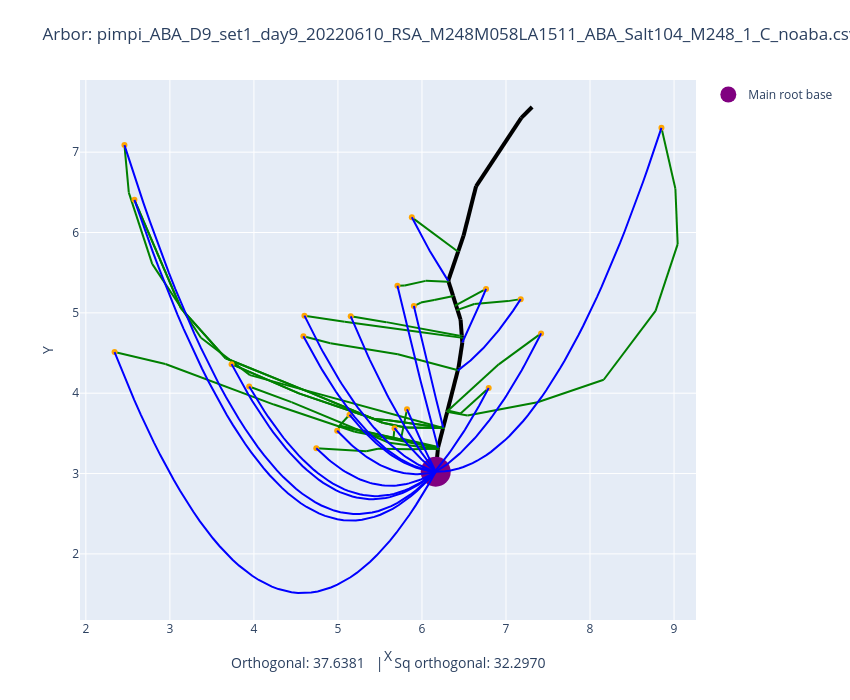

The code cell stored with this chart in its notebook:
### Code cell
fname = "pimpi_ABA_D9_set1_day9_20220610_RSA_M248M058LA1511_ABA_Salt104_M248_1_C_noaba.csv"
plot_arbors(fname, 0.6, 0.106975)

### Figure 1 — Plotly figure (JSON) as saved in the notebook; plotly's stock layout.template omitted (floating-point values rounded to 4 significant figures)
{"data": [{"line": {"color": "black", "width": 4}, "mode": "lines", "showlegend": false, "type": "scatter", "x": [6.164, 6.189], "y": [3.023, 3.304]}, {"line": {"color": "black", "width": 4}, "mode": "lines", "showlegend": false, "type": "scatter", "x": [6.189, 6.19], "y": [3.304, 3.31]}, {"line": {"color": "black", "width": 4}, "mode": "lines", "showlegend": false, "type": "scatter", "x": [6.19, 6.191], "y": [3.31, 3.317]}, {"line": {"color": "black", "width": 4}, "mode": "lines", "showlegend": false, "type": "scatter", "x": [6.191, 6.191], "y": [3.317, 3.32]}, {"line": {"color": "black", "width": 4}, "mode": "lines", "showlegend": false, "type": "scatter", "x": [6.191, 6.193], "y": [3.32, 3.33]}, {"line": {"color": "black", "width": 4}, "mode": "lines", "showlegend": false, "type": "scatter", "x": [6.193, 6.251], "y": [3.33, 3.567]}, {"line": {"color": "black", "width": 4}, "mode": "lines", "showlegend": false, "type": "scatter", "x": [6.251, 6.252], "y": [3.567, 3.569]}, {"line": {"color": "black", "width": 4}, "mode": "lines", "showlegend": false, "type": "scatter", "x": [6.252, 6.3], "y": [3.569, 3.767]}, {"line": {"color": "black", "width": 4}, "mode": "lines", "showlegend": false, "type": "scatter", "x": [6.3, 6.301], "y": [3.767, 3.772]}, {"line": {"color": "black", "width": 4}, "mode": "lines", "showlegend": false, "type": "scatter", "x": [6.301, 6.305], "y": [3.772, 3.786]}, {"line": {"color": "black", "width": 4}, "mode": "lines", "showlegend": false, "type": "scatter", "x": [6.305, 6.427], "y": [3.786, 4.287]}, {"line": {"color": "black", "width": 4}, "mode": "lines", "showlegend": false, "type": "scatter", "x": [6.427, 6.436], "y": [4.287, 4.324]}, {"line": {"color": "black", "width": 4}, "mode": "lines", "showlegend": false, "type": "scatter", "x": [6.436, 6.48], "y": [4.324, 4.631]}, {"line": {"color": "black", "width": 4}, "mode": "lines", "showlegend": false, "type": "scatter", "x": [6.48, 6.476], "y": [4.631, 4.688]}, {"line": {"color": "black", "width": 4}, "mode": "lines", "showlegend": false, "type": "scatter", "x": [6.476, 6.474], "y": [4.688, 4.718]}, {"line": {"color": "black", "width": 4}, "mode": "lines", "showlegend": false, "type": "scatter", "x": [6.474, 6.46], "y": [4.718, 4.914]}, {"line": {"color": "black", "width": 4}, "mode": "lines", "showlegend": false, "type": "scatter", "x": [6.46, 6.423], "y": [4.914, 5.036]}, {"line": {"color": "black", "width": 4}, "mode": "lines", "showlegend": false, "type": "scatter", "x": [6.423, 6.406], "y": [5.036, 5.092]}, {"line": {"color": "black", "width": 4}, "mode": "lines", "showlegend": false, "type": "scatter", "x": [6.406, 6.37], "y": [5.092, 5.211]}, {"line": {"color": "black", "width": 4}, "mode": "lines", "showlegend": false, "type": "scatter", "x": [6.37, 6.316], "y": [5.211, 5.389]}, {"line": {"color": "black", "width": 4}, "mode": "lines", "showlegend": false, "type": "scatter", "x": [6.316, 6.313], "y": [5.389, 5.4]}, {"line": {"color": "black", "width": 4}, "mode": "lines", "showlegend": false, "type": "scatter", "x": [6.313, 6.432], "y": [5.4, 5.767]}, {"line": {"color": "black", "width": 4}, "mode": "lines", "showlegend": false, "type": "scatter", "x": [6.432, 6.495], "y": [5.767, 5.961]}, {"line": {"color": "black", "width": 4}, "mode": "lines", "showlegend": false, "type": "scatter", "x": [6.495, 6.644], "y": [5.961, 6.575]}, {"line": {"color": "black", "width": 4}, "mode": "lines", "showlegend": false, "type": "scatter", "x": [6.644, 7.182], "y": [6.575, 7.426]}, {"line": {"color": "black", "width": 4}, "mode": "lines", "showlegend": false, "type": "scatter", "x": [7.182, 7.311], "y": [7.426, 7.562]}, {"line": {"color": "green", "width": 2}, "mode": "lines", "showlegend": false, "type": "scatter", "x": [5.879, 6.414], "y": [6.189, 5.773]}, {"line": {"color": "green", "width": 2}, "mode": "lines", "showlegend": false, "type": "scatter", "x": [6.414, 6.432], "y": [5.773, 5.767]}, {"line": {"color": "green", "width": 2}, "mode": "lines", "showlegend": false, "type": "scatter", "x": [5.708, 5.795], "y": [5.338, 5.342]}, {"line": {"color": "green", "width": 2}, "mode": "lines", "showlegend": false, "type": "scatter", "x": [5.795, 6.044], "y": [5.342, 5.398]}, {"line": {"color": "green", "width": 2}, "mode": "lines", "showlegend": false, "type": "scatter", "x": [6.044, 6.312], "y": [5.398, 5.387]}, {"line": {"color": "green", "width": 2}, "mode": "lines", "showlegend": false, "type": "scatter", "x": [6.312, 6.316], "y": [5.387, 5.389]}, {"line": {"color": "green", "width": 2}, "mode": "lines", "showlegend": false, "type": "scatter", "x": [5.904, 5.987], "y": [5.084, 5.129]}, {"line": {"color": "green", "width": 2}, "mode": "lines", "showlegend": false, "type": "scatter", "x": [5.987, 6.145], "y": [5.129, 5.16]}, {"line": {"color": "green", "width": 2}, "mode": "lines", "showlegend": false, "type": "scatter", "x": [6.145, 6.348], "y": [5.16, 5.204]}, {"line": {"color": "green", "width": 2}, "mode": "lines", "showlegend": false, "type": "scatter", "x": [6.348, 6.37], "y": [5.204, 5.211]}, {"line": {"color": "green", "width": 2}, "mode": "lines", "showlegend": false, "type": "scatter", "x": [6.763, 6.395], "y": [5.298, 5.089]}, {"line": {"color": "green", "width": 2}, "mode": "lines", "showlegend": false, "type": "scatter", "x": [6.395, 6.406], "y": [5.089, 5.092]}, {"line": {"color": "green", "width": 2}, "mode": "lines", "showlegend": false, "type": "scatter", "x": [7.175, 7.023], "y": [5.171, 5.146]}, {"line": {"color": "green", "width": 2}, "mode": "lines", "showlegend": false, "type": "scatter", "x": [7.023, 6.623], "y": [5.146, 5.11]}, {"line": {"color": "green", "width": 2}, "mode": "lines", "showlegend": false, "type": "scatter", "x": [6.623, 6.416], "y": [5.11, 5.034]}, {"line": {"color": "green", "width": 2}, "mode": "lines", "showlegend": false, "type": "scatter", "x": [6.416, 6.423], "y": [5.034, 5.036]}, {"line": {"color": "green", "width": 2}, "mode": "lines", "showlegend": false, "type": "scatter", "x": [4.589, 4.91], "y": [4.71, 4.622]}, {"line": {"color": "green", "width": 2}, "mode": "lines", "showlegend": false, "type": "scatter", "x": [4.91, 5.713], "y": [4.622, 4.485]}, {"line": {"color": "green", "width": 2}, "mode": "lines", "showlegend": false, "type": "scatter", "x": [5.713, 6.431], "y": [4.485, 4.286]}, {"line": {"color": "green", "width": 2}, "mode": "lines", "showlegend": false, "type": "scatter", "x": [6.431, 6.427], "y": [4.286, 4.287]}, {"line": {"color": "green", "width": 2}, "mode": "lines", "showlegend": false, "type": "scatter", "x": [4.601, 5.08], "y": [4.965, 4.89]}, {"line": {"color": "green", "width": 2}, "mode": "lines", "showlegend": false, "type": "scatter", "x": [5.08, 5.974], "y": [4.89, 4.763]}, {"line": {"color": "green", "width": 2}, "mode": "lines", "showlegend": false, "type": "scatter", "x": [5.974, 6.484], "y": [4.763, 4.689]}, {"line": {"color": "green", "width": 2}, "mode": "lines", "showlegend": false, "type": "scatter", "x": [6.484, 6.476], "y": [4.689, 4.688]}, {"line": {"color": "green", "width": 2}, "mode": "lines", "showlegend": false, "type": "scatter", "x": [5.152, 5.576], "y": [4.957, 4.885]}, {"line": {"color": "green", "width": 2}, "mode": "lines", "showlegend": false, "type": "scatter", "x": [5.576, 6.446], "y": [4.885, 4.716]}, {"line": {"color": "green", "width": 2}, "mode": "lines", "showlegend": false, "type": "scatter", "x": [6.446, 6.474], "y": [4.716, 4.718]}, {"line": {"color": "green", "width": 2}, "mode": "lines", "showlegend": false, "type": "scatter", "x": [8.85, 9.016], "y": [7.303, 6.544]}, {"line": {"color": "green", "width": 2}, "mode": "lines", "showlegend": false, "type": "scatter", "x": [9.016, 9.043], "y": [6.544, 5.856]}, {"line": {"color": "green", "width": 2}, "mode": "lines", "showlegend": false, "type": "scatter", "x": [9.043, 8.78], "y": [5.856, 5.024]}, {"line": {"color": "green", "width": 2}, "mode": "lines", "showlegend": false, "type": "scatter", "x": [8.78, 8.163], "y": [5.024, 4.168]}, {"line": {"color": "green", "width": 2}, "mode": "lines", "showlegend": false, "type": "scatter", "x": [8.163, 7.376], "y": [4.168, 3.888]}, {"line": {"color": "green", "width": 2}, "mode": "lines", "showlegend": false, "type": "scatter", "x": [7.376, 6.543], "y": [3.888, 3.724]}, {"line": {"color": "green", "width": 2}, "mode": "lines", "showlegend": false, "type": "scatter", "x": [6.543, 6.298], "y": [3.724, 3.768]}, {"line": {"color": "green", "width": 2}, "mode": "lines", "showlegend": false, "type": "scatter", "x": [6.298, 6.3], "y": [3.768, 3.767]}, {"line": {"color": "green", "width": 2}, "mode": "lines", "showlegend": false, "type": "scatter", "x": [6.794, 6.459], "y": [4.064, 3.748]}, {"line": {"color": "green", "width": 2}, "mode": "lines", "showlegend": false, "type": "scatter", "x": [6.459, 6.305], "y": [3.748, 3.786]}, {"line": {"color": "green", "width": 2}, "mode": "lines", "showlegend": false, "type": "scatter", "x": [2.578, 3.131], "y": [6.407, 5.059]}, {"line": {"color": "green", "width": 2}, "mode": "lines", "showlegend": false, "type": "scatter", "x": [3.131, 3.664], "y": [5.059, 4.436]}, {"line": {"color": "green", "width": 2}, "mode": "lines", "showlegend": false, "type": "scatter", "x": [3.664, 4.68], "y": [4.436, 4.005]}, {"line": {"color": "green", "width": 2}, "mode": "lines", "showlegend": false, "type": "scatter", "x": [4.68, 5.532], "y": [4.005, 3.632]}, {"line": {"color": "green", "width": 2}, "mode": "lines", "showlegend": false, "type": "scatter", "x": [5.532, 5.8], "y": [3.632, 3.573]}, {"line": {"color": "green", "width": 2}, "mode": "lines", "showlegend": false, "type": "scatter", "x": [5.8, 6.264], "y": [3.573, 3.566]}, {"line": {"color": "green", "width": 2}, "mode": "lines", "showlegend": false, "type": "scatter", "x": [6.264, 5.6], "y": [3.566, 3.663]}, {"line": {"color": "green", "width": 2}, "mode": "lines", "showlegend": false, "type": "scatter", "x": [5.6, 5.433], "y": [3.663, 3.679]}, {"line": {"color": "green", "width": 2}, "mode": "lines", "showlegend": false, "type": "scatter", "x": [5.433, 4.535], "y": [3.679, 3.998]}, {"line": {"color": "green", "width": 2}, "mode": "lines", "showlegend": false, "type": "scatter", "x": [4.535, 3.734], "y": [3.998, 4.362]}, {"line": {"color": "green", "width": 2}, "mode": "lines", "showlegend": false, "type": "scatter", "x": [2.459, 2.511], "y": [7.088, 6.497]}, {"line": {"color": "green", "width": 2}, "mode": "lines", "showlegend": false, "type": "scatter", "x": [2.511, 2.789], "y": [6.497, 5.609]}, {"line": {"color": "green", "width": 2}, "mode": "lines", "showlegend": false, "type": "scatter", "x": [2.789, 3.37], "y": [5.609, 4.691]}, {"line": {"color": "green", "width": 2}, "mode": "lines", "showlegend": false, "type": "scatter", "x": [3.37, 3.954], "y": [4.691, 4.225]}, {"line": {"color": "green", "width": 2}, "mode": "lines", "showlegend": false, "type": "scatter", "x": [3.954, 6.253], "y": [4.225, 3.567]}, {"line": {"color": "green", "width": 2}, "mode": "lines", "showlegend": false, "type": "scatter", "x": [6.253, 6.251], "y": [3.567, 3.567]}, {"line": {"color": "green", "width": 2}, "mode": "lines", "showlegend": false, "type": "scatter", "x": [2.342, 2.947], "y": [4.513, 4.364]}, {"line": {"color": "green", "width": 2}, "mode": "lines", "showlegend": false, "type": "scatter", "x": [2.947, 4.238], "y": [4.364, 3.859]}, {"line": {"color": "green", "width": 2}, "mode": "lines", "showlegend": false, "type": "scatter", "x": [4.238, 5.2], "y": [3.859, 3.521]}, {"line": {"color": "green", "width": 2}, "mode": "lines", "showlegend": false, "type": "scatter", "x": [5.2, 6.197], "y": [3.521, 3.316]}, {"line": {"color": "green", "width": 2}, "mode": "lines", "showlegend": false, "type": "scatter", "x": [6.197, 6.191], "y": [3.316, 3.317]}, {"line": {"color": "green", "width": 2}, "mode": "lines", "showlegend": false, "type": "scatter", "x": [5.822, 5.752], "y": [3.8, 3.438]}, {"line": {"color": "green", "width": 2}, "mode": "lines", "showlegend": false, "type": "scatter", "x": [5.752, 6.193], "y": [3.438, 3.33]}, {"line": {"color": "green", "width": 2}, "mode": "lines", "showlegend": false, "type": "scatter", "x": [5.674, 5.661], "y": [3.565, 3.436]}, {"line": {"color": "green", "width": 2}, "mode": "lines", "showlegend": false, "type": "scatter", "x": [5.661, 6.191], "y": [3.436, 3.32]}, {"line": {"color": "green", "width": 2}, "mode": "lines", "showlegend": false, "type": "scatter", "x": [5.137, 5.015], "y": [3.732, 3.592]}, {"line": {"color": "green", "width": 2}, "mode": "lines", "showlegend": false, "type": "scatter", "x": [5.015, 6.191], "y": [3.592, 3.32]}, {"line": {"color": "green", "width": 2}, "mode": "lines", "showlegend": false, "type": "scatter", "x": [4.991, 5.025], "y": [3.532, 3.594]}, {"line": {"color": "green", "width": 2}, "mode": "lines", "showlegend": false, "type": "scatter", "x": [5.025, 6.191], "y": [3.594, 3.32]}, {"line": {"color": "green", "width": 2}, "mode": "lines", "showlegend": false, "type": "scatter", "x": [4.742, 5.337], "y": [3.315, 3.279]}, {"line": {"color": "green", "width": 2}, "mode": "lines", "showlegend": false, "type": "scatter", "x": [5.337, 5.476], "y": [3.279, 3.309]}, {"line": {"color": "green", "width": 2}, "mode": "lines", "showlegend": false, "type": "scatter", "x": [5.476, 5.87], "y": [3.309, 3.303]}, {"line": {"color": "green", "width": 2}, "mode": "lines", "showlegend": false, "type": "scatter", "x": [5.87, 6.199], "y": [3.303, 3.309]}, {"line": {"color": "green", "width": 2}, "mode": "lines", "showlegend": false, "type": "scatter", "x": [6.199, 6.19], "y": [3.309, 3.31]}, {"line": {"color": "green", "width": 2}, "mode": "lines", "showlegend": false, "type": "scatter", "x": [3.944, 4.447], "y": [4.084, 3.889]}, {"line": {"color": "green", "width": 2}, "mode": "lines", "showlegend": false, "type": "scatter", "x": [4.447, 5.61], "y": [3.889, 3.383]}, {"line": {"color": "green", "width": 2}, "mode": "lines", "showlegend": false, "type": "scatter", "x": [5.61, 6.196], "y": [3.383, 3.303]}, {"line": {"color": "green", "width": 2}, "mode": "lines", "showlegend": false, "type": "scatter", "x": [6.196, 6.189], "y": [3.303, 3.304]}, {"line": {"color": "green", "width": 2}, "mode": "lines", "showlegend": false, "type": "scatter", "x": [3.734, 4.535], "y": [4.362, 3.998]}, {"line": {"color": "green", "width": 2}, "mode": "lines", "showlegend": false, "type": "scatter", "x": [4.535, 5.433], "y": [3.998, 3.679]}, {"line": {"color": "green", "width": 2}, "mode": "lines", "showlegend": false, "type": "scatter", "x": [5.433, 5.6], "y": [3.679, 3.663]}, {"line": {"color": "green", "width": 2}, "mode": "lines", "showlegend": false, "type": "scatter", "x": [5.6, 6.264], "y": [3.663, 3.566]}, {"line": {"color": "green", "width": 2}, "mode": "lines", "showlegend": false, "type": "scatter", "x": [6.264, 5.8], "y": [3.566, 3.573]}, {"line": {"color": "green", "width": 2}, "mode": "lines", "showlegend": false, "type": "scatter", "x": [5.8, 5.532], "y": [3.573, 3.632]}, {"line": {"color": "green", "width": 2}, "mode": "lines", "showlegend": false, "type": "scatter", "x": [5.532, 4.68], "y": [3.632, 4.005]}, {"line": {"color": "green", "width": 2}, "mode": "lines", "showlegend": false, "type": "scatter", "x": [4.68, 3.664], "y": [4.005, 4.436]}, {"line": {"color": "green", "width": 2}, "mode": "lines", "showlegend": false, "type": "scatter", "x": [3.664, 3.131], "y": [4.436, 5.059]}, {"line": {"color": "green", "width": 2}, "mode": "lines", "showlegend": false, "type": "scatter", "x": [3.131, 2.578], "y": [5.059, 6.407]}, {"line": {"color": "green", "width": 2}, "mode": "lines", "showlegend": false, "type": "scatter", "x": [7.418, 6.914], "y": [4.744, 4.36]}, {"line": {"color": "green", "width": 2}, "mode": "lines", "showlegend": false, "type": "scatter", "x": [6.914, 6.298], "y": [4.36, 3.773]}, {"line": {"color": "green", "width": 2}, "mode": "lines", "showlegend": false, "type": "scatter", "x": [6.298, 6.301], "y": [3.773, 3.772]}, {"marker": {"color": "orange"}, "mode": "markers", "showlegend": false, "type": "scatter", "x": [5.879], "y": [6.189]}, {"marker": {"color": "orange"}, "mode": "markers", "showlegend": false, "type": "scatter", "x": [5.708], "y": [5.338]}, {"marker": {"color": "orange"}, "mode": "markers", "showlegend": false, "type": "scatter", "x": [5.904], "y": [5.084]}, {"marker": {"color": "orange"}, "mode": "markers", "showlegend": false, "type": "scatter", "x": [6.763], "y": [5.298]}, {"marker": {"color": "orange"}, "mode": "markers", "showlegend": false, "type": "scatter", "x": [7.175], "y": [5.171]}, {"marker": {"color": "orange"}, "mode": "markers", "showlegend": false, "type": "scatter", "x": [4.589], "y": [4.71]}, {"marker": {"color": "orange"}, "mode": "markers", "showlegend": false, "type": "scatter", "x": [4.601], "y": [4.965]}, {"marker": {"color": "orange"}, "mode": "markers", "showlegend": false, "type": "scatter", "x": [5.152], "y": [4.957]}, {"marker": {"color": "orange"}, "mode": "markers", "showlegend": false, "type": "scatter", "x": [8.85], "y": [7.303]}, {"marker": {"color": "orange"}, "mode": "markers", "showlegend": false, "type": "scatter", "x": [6.794], "y": [4.064]}, {"marker": {"color": "orange"}, "mode": "markers", "showlegend": false, "type": "scatter", "x": [2.578], "y": [6.407]}, {"marker": {"color": "orange"}, "mode": "markers", "showlegend": false, "type": "scatter", "x": [2.459], "y": [7.088]}, {"marker": {"color": "orange"}, "mode": "markers", "showlegend": false, "type": "scatter", "x": [2.342], "y": [4.513]}, {"marker": {"color": "orange"}, "mode": "markers", "showlegend": false, "type": "scatter", "x": [5.822], "y": [3.8]}, {"marker": {"color": "orange"}, "mode": "markers", "showlegend": false, "type": "scatter", "x": [5.674], "y": [3.565]}, {"marker": {"color": "orange"}, "mode": "markers", "showlegend": false, "type": "scatter", "x": [5.137], "y": [3.732]}, {"marker": {"color": "orange"}, "mode": "markers", "showlegend": false, "type": "scatter", "x": [4.991], "y": [3.532]}, {"marker": {"color": "orange"}, "mode": "markers", "showlegend": false, "type": "scatter", "x": [4.742], "y": [3.315]}, {"marker": {"color": "orange"}, "mode": "markers", "showlegend": false, "type": "scatter", "x": [3.944], "y": [4.084]}, {"marker": {"color": "orange"}, "mode": "markers", "showlegend": false, "type": "scatter", "x": [3.734], "y": [4.362]}, {"marker": {"color": "orange"}, "mode": "markers", "showlegend": false, "type": "scatter", "x": [7.418], "y": [4.744]}, {"marker": {"color": "purple", "size": 30}, "mode": "markers", "name": "Main root base", "type": "scatter", "x": [6.164], "y": [3.023]}, {"line": {"color": "blue"}, "mode": "lines", "showlegend": false, "type": "scatter", "x": [5.879, 5.888, 5.897, 5.906, 5.915, 5.923, 5.932, 5.941, 5.95, 5.959, 5.968, 5.977, 5.985, 5.994, 6.003, 6.012, 6.021, 6.03, 6.039, 6.047, 6.056, 6.065, 6.074, 6.083, 6.092, 6.1, 6.109, 6.118, 6.127, 6.136, 6.145, 6.154, 6.162, 6.171, 6.18, 6.189, 6.198, 6.207, 6.216, 6.224, 6.233, 6.242, 6.251, 6.26, 6.269, 6.278, 6.286, 6.295, 6.304, 6.313], "y": [6.189, 6.171, 6.152, 6.134, 6.116, 6.098, 6.08, 6.062, 6.045, 6.027, 6.01, 5.992, 5.975, 5.958, 5.941, 5.923, 5.907, 5.89, 5.873, 5.856, 5.84, 5.823, 5.807, 5.79, 5.774, 5.758, 5.742, 5.726, 5.71, 5.695, 5.679, 5.664, 5.648, 5.633, 5.617, 5.602, 5.587, 5.572, 5.557, 5.543, 5.528, 5.513, 5.499, 5.484, 5.47, 5.456, 5.442, 5.428, 5.414, 5.4]}, {"line": {"color": "blue"}, "mode": "lines", "showlegend": false, "type": "scatter", "x": [5.708, 5.718, 5.728, 5.738, 5.747, 5.757, 5.767, 5.777, 5.787, 5.797, 5.807, 5.816, 5.826, 5.836, 5.846, 5.856, 5.866, 5.876, 5.885, 5.895, 5.905, 5.915, 5.925, 5.935, 5.944, 5.954, 5.964, 5.974, 5.984, 5.994, 6.004, 6.013, 6.023, 6.033, 6.043, 6.053, 6.063, 6.073, 6.082, 6.092, 6.102, 6.112, 6.122, 6.132, 6.142, 6.151, 6.161, 6.171, 6.181, 6.191], "y": [5.338, 5.294, 5.25, 5.206, 5.163, 5.119, 5.076, 5.032, 4.989, 4.946, 4.903, 4.861, 4.818, 4.775, 4.733, 4.69, 4.648, 4.606, 4.564, 4.522, 4.48, 4.439, 4.397, 4.356, 4.315, 4.273, 4.232, 4.191, 4.151, 4.11, 4.069, 4.029, 3.988, 3.948, 3.908, 3.868, 3.828, 3.788, 3.749, 3.709, 3.67, 3.63, 3.591, 3.552, 3.513, 3.474, 3.435, 3.397, 3.358, 3.32]}, {"line": {"color": "blue"}, "mode": "lines", "showlegend": false, "type": "scatter", "x": [5.904, 5.911, 5.918, 5.925, 5.932, 5.939, 5.946, 5.953, 5.961, 5.968, 5.975, 5.982, 5.989, 5.996, 6.003, 6.01, 6.017, 6.025, 6.032, 6.039, 6.046, 6.053, 6.06, 6.067, 6.074, 6.082, 6.089, 6.096, 6.103, 6.11, 6.117, 6.124, 6.131, 6.139, 6.146, 6.153, 6.16, 6.167, 6.174, 6.181, 6.188, 6.196, 6.203, 6.21, 6.217, 6.224, 6.231, 6.238, 6.245, 6.253], "y": [5.084, 5.052, 5.02, 4.987, 4.955, 4.923, 4.891, 4.859, 4.827, 4.796, 4.764, 4.732, 4.701, 4.669, 4.637, 4.606, 4.575, 4.543, 4.512, 4.481, 4.45, 4.419, 4.388, 4.357, 4.326, 4.295, 4.264, 4.233, 4.203, 4.172, 4.142, 4.111, 4.081, 4.05, 4.02, 3.99, 3.96, 3.929, 3.899, 3.869, 3.84, 3.81, 3.78, 3.75, 3.72, 3.691, 3.661, 3.632, 3.602, 3.573]}, {"line": {"color": "blue"}, "mode": "lines", "showlegend": false, "type": "scatter", "x": [6.48, 6.486, 6.492, 6.498, 6.503, 6.509, 6.515, 6.521, 6.526, 6.532, 6.538, 6.544, 6.55, 6.555, 6.561, 6.567, 6.573, 6.578, 6.584, 6.59, 6.596, 6.601, 6.607, 6.613, 6.619, 6.625, 6.63, 6.636, 6.642, 6.648, 6.653, 6.659, 6.665, 6.671, 6.676, 6.682, 6.688, 6.694, 6.7, 6.705, 6.711, 6.717, 6.723, 6.728, 6.734, 6.74, 6.746, 6.751, 6.757, 6.763], "y": [4.631, 4.644, 4.656, 4.669, 4.682, 4.695, 4.707, 4.72, 4.733, 4.746, 4.759, 4.772, 4.785, 4.799, 4.812, 4.825, 4.838, 4.852, 4.865, 4.878, 4.892, 4.905, 4.919, 4.932, 4.946, 4.959, 4.973, 4.987, 5.0, 5.014, 5.028, 5.042, 5.056, 5.07, 5.084, 5.098, 5.112, 5.126, 5.14, 5.154, 5.168, 5.183, 5.197, 5.211, 5.226, 5.24, 5.255, 5.269, 5.284, 5.298]}, {"line": {"color": "blue"}, "mode": "lines", "showlegend": false, "type": "scatter", "x": [6.425, 6.441, 6.456, 6.471, 6.487, 6.502, 6.517, 6.532, 6.548, 6.563, 6.578, 6.594, 6.609, 6.624, 6.64, 6.655, 6.67, 6.686, 6.701, 6.716, 6.731, 6.747, 6.762, 6.777, 6.793, 6.808, 6.823, 6.839, 6.854, 6.869, 6.884, 6.9, 6.915, 6.93, 6.946, 6.961, 6.976, 6.992, 7.007, 7.022, 7.037, 7.053, 7.068, 7.083, 7.099, 7.114, 7.129, 7.145, 7.16, 7.175], "y": [4.281, 4.292, 4.304, 4.316, 4.328, 4.341, 4.354, 4.367, 4.38, 4.394, 4.408, 4.422, 4.436, 4.451, 4.466, 4.482, 4.497, 4.513, 4.529, 4.546, 4.563, 4.58, 4.597, 4.615, 4.632, 4.651, 4.669, 4.688, 4.707, 4.726, 4.746, 4.766, 4.786, 4.806, 4.827, 4.848, 4.869, 4.891, 4.912, 4.934, 4.957, 4.979, 5.002, 5.026, 5.049, 5.073, 5.097, 5.121, 5.146, 5.171]}, {"line": {"color": "blue"}, "mode": "lines", "showlegend": false, "type": "scatter", "x": [4.589, 4.621, 4.653, 4.685, 4.718, 4.75, 4.782, 4.814, 4.846, 4.878, 4.91, 4.943, 4.975, 5.007, 5.039, 5.071, 5.103, 5.135, 5.168, 5.2, 5.232, 5.264, 5.296, 5.328, 5.36, 5.392, 5.425, 5.457, 5.489, 5.521, 5.553, 5.585, 5.617, 5.65, 5.682, 5.714, 5.746, 5.778, 5.81, 5.842, 5.875, 5.907, 5.939, 5.971, 6.003, 6.035, 6.067, 6.099, 6.132, 6.164], "y": [4.71, 4.646, 4.583, 4.521, 4.461, 4.402, 4.344, 4.287, 4.231, 4.177, 4.124, 4.072, 4.022, 3.972, 3.924, 3.877, 3.832, 3.787, 3.744, 3.703, 3.662, 3.622, 3.584, 3.547, 3.512, 3.477, 3.444, 3.412, 3.381, 3.352, 3.324, 3.297, 3.271, 3.246, 3.223, 3.201, 3.18, 3.161, 3.142, 3.125, 3.109, 3.095, 3.081, 3.069, 3.058, 3.049, 3.04, 3.033, 3.027, 3.023]}, {"line": {"color": "blue"}, "mode": "lines", "showlegend": false, "type": "scatter", "x": [4.601, 4.633, 4.665, 4.697, 4.729, 4.761, 4.793, 4.824, 4.856, 4.888, 4.92, 4.952, 4.984, 5.016, 5.048, 5.08, 5.111, 5.143, 5.175, 5.207, 5.239, 5.271, 5.303, 5.335, 5.367, 5.398, 5.43, 5.462, 5.494, 5.526, 5.558, 5.59, 5.622, 5.654, 5.685, 5.717, 5.749, 5.781, 5.813, 5.845, 5.877, 5.909, 5.941, 5.972, 6.004, 6.036, 6.068, 6.1, 6.132, 6.164], "y": [4.965, 4.896, 4.829, 4.762, 4.697, 4.633, 4.57, 4.508, 4.448, 4.389, 4.331, 4.274, 4.219, 4.164, 4.111, 4.059, 4.009, 3.959, 3.911, 3.864, 3.818, 3.774, 3.731, 3.689, 3.648, 3.608, 3.57, 3.532, 3.496, 3.462, 3.428, 3.396, 3.365, 3.335, 3.306, 3.279, 3.252, 3.227, 3.204, 3.181, 3.16, 3.14, 3.121, 3.103, 3.087, 3.071, 3.057, 3.045, 3.033, 3.023]}, {"line": {"color": "blue"}, "mode": "lines", "showlegend": false, "type": "scatter", "x": [5.152, 5.173, 5.194, 5.214, 5.235, 5.255, 5.276, 5.297, 5.317, 5.338, 5.359, 5.379, 5.4, 5.421, 5.441, 5.462, 5.483, 5.503, 5.524, 5.544, 5.565, 5.586, 5.606, 5.627, 5.648, 5.668, 5.689, 5.71, 5.73, 5.751, 5.772, 5.792, 5.813, 5.833, 5.854, 5.875, 5.895, 5.916, 5.937, 5.957, 5.978, 5.999, 6.019, 6.04, 6.061, 6.081, 6.102, 6.122, 6.143, 6.164], "y": [4.957, 4.905, 4.854, 4.803, 4.753, 4.703, 4.654, 4.605, 4.557, 4.509, 4.462, 4.416, 4.369, 4.324, 4.279, 4.234, 4.19, 4.147, 4.103, 4.061, 4.019, 3.977, 3.936, 3.896, 3.856, 3.816, 3.778, 3.739, 3.701, 3.664, 3.627, 3.59, 3.555, 3.519, 3.484, 3.45, 3.416, 3.383, 3.35, 3.318, 3.286, 3.254, 3.224, 3.193, 3.164, 3.134, 3.106, 3.078, 3.05, 3.023]}, {"line": {"color": "blue"}, "mode": "lines", "showlegend": false, "type": "scatter", "x": [6.164, 6.219, 6.273, 6.328, 6.383, 6.438, 6.493, 6.547, 6.602, 6.657, 6.712, 6.767, 6.822, 6.876, 6.931, 6.986, 7.041, 7.096, 7.151, 7.205, 7.26, 7.315, 7.37, 7.425, 7.479, 7.534, 7.589, 7.644, 7.699, 7.754, 7.808, 7.863, 7.918, 7.973, 8.028, 8.083, 8.137, 8.192, 8.247, 8.302, 8.357, 8.411, 8.466, 8.521, 8.576, 8.631, 8.686, 8.74, 8.795, 8.85], "y": [3.023, 3.023, 3.028, 3.036, 3.047, 3.063, 3.081, 3.104, 3.13, 3.16, 3.193, 3.23, 3.27, 3.314, 3.362, 3.413, 3.468, 3.527, 3.589, 3.654, 3.724, 3.797, 3.873, 3.953, 4.037, 4.124, 4.215, 4.31, 4.408, 4.51, 4.615, 4.724, 4.837, 4.953, 5.073, 5.196, 5.323, 5.454, 5.588, 5.726, 5.868, 6.013, 6.161, 6.314, 6.469, 6.629, 6.792, 6.959, 7.129, 7.303]}, {"line": {"color": "blue"}, "mode": "lines", "showlegend": false, "type": "scatter", "x": [6.165, 6.178, 6.191, 6.204, 6.217, 6.23, 6.242, 6.255, 6.268, 6.281, 6.294, 6.307, 6.319, 6.332, 6.345, 6.358, 6.371, 6.384, 6.396, 6.409, 6.422, 6.435, 6.448, 6.461, 6.473, 6.486, 6.499, 6.512, 6.525, 6.537, 6.55, 6.563, 6.576, 6.589, 6.602, 6.614, 6.627, 6.64, 6.653, 6.666, 6.679, 6.691, 6.704, 6.717, 6.73, 6.743, 6.756, 6.768, 6.781, 6.794], "y": [3.041, 3.057, 3.073, 3.09, 3.106, 3.123, 3.14, 3.158, 3.175, 3.193, 3.211, 3.229, 3.247, 3.266, 3.285, 3.304, 3.323, 3.342, 3.361, 3.381, 3.401, 3.421, 3.441, 3.462, 3.483, 3.503, 3.525, 3.546, 3.567, 3.589, 3.611, 3.633, 3.655, 3.678, 3.7, 3.723, 3.746, 3.769, 3.793, 3.817, 3.84, 3.864, 3.889, 3.913, 3.938, 3.963, 3.988, 4.013, 4.038, 4.064]}, {"line": {"color": "blue"}, "mode": "lines", "showlegend": false, "type": "scatter", "x": [2.578, 2.651, 2.724, 2.798, 2.871, 2.944, 3.017, 3.09, 3.164, 3.237, 3.31, 3.383, 3.456, 3.529, 3.603, 3.676, 3.749, 3.822, 3.895, 3.968, 4.042, 4.115, 4.188, 4.261, 4.334, 4.408, 4.481, 4.554, 4.627, 4.7, 4.773, 4.847, 4.92, 4.993, 5.066, 5.139, 5.212, 5.286, 5.359, 5.432, 5.505, 5.578, 5.652, 5.725, 5.798, 5.871, 5.944, 6.017, 6.091, 6.164], "y": [6.407, 6.184, 5.967, 5.757, 5.553, 5.355, 5.164, 4.979, 4.801, 4.629, 4.463, 4.304, 4.152, 4.006, 3.866, 3.733, 3.606, 3.485, 3.371, 3.263, 3.162, 3.067, 2.979, 2.897, 2.822, 2.753, 2.69, 2.634, 2.584, 2.541, 2.504, 2.473, 2.449, 2.431, 2.42, 2.415, 2.417, 2.425, 2.439, 2.46, 2.488, 2.521, 2.562, 2.608, 2.661, 2.721, 2.786, 2.859, 2.937, 3.023]}, {"line": {"color": "blue"}, "mode": "lines", "showlegend": false, "type": "scatter", "x": [2.459, 2.535, 2.61, 2.686, 2.762, 2.837, 2.913, 2.988, 3.064, 3.14, 3.215, 3.291, 3.366, 3.442, 3.518, 3.593, 3.669, 3.744, 3.82, 3.896, 3.971, 4.047, 4.122, 4.198, 4.274, 4.349, 4.425, 4.5, 4.576, 4.652, 4.727, 4.803, 4.879, 4.954, 5.03, 5.105, 5.181, 5.257, 5.332, 5.408, 5.483, 5.559, 5.635, 5.71, 5.786, 5.861, 5.937, 6.013, 6.088, 6.164], "y": [7.088, 6.84, 6.599, 6.366, 6.139, 5.918, 5.705, 5.499, 5.299, 5.107, 4.921, 4.742, 4.57, 4.404, 4.246, 4.094, 3.95, 3.812, 3.681, 3.557, 3.439, 3.329, 3.226, 3.129, 3.039, 2.956, 2.88, 2.811, 2.748, 2.693, 2.644, 2.602, 2.567, 2.539, 2.518, 2.504, 2.496, 2.496, 2.502, 2.515, 2.535, 2.561, 2.595, 2.636, 2.683, 2.737, 2.798, 2.866, 2.941, 3.023]}, {"line": {"color": "blue"}, "mode": "lines", "showlegend": false, "type": "scatter", "x": [2.342, 2.42, 2.498, 2.576, 2.654, 2.732, 2.81, 2.888, 2.966, 3.044, 3.122, 3.2, 3.278, 3.356, 3.434, 3.512, 3.59, 3.668, 3.746, 3.824, 3.902, 3.98, 4.058, 4.136, 4.214, 4.292, 4.37, 4.448, 4.526, 4.604, 4.682, 4.76, 4.838, 4.916, 4.994, 5.072, 5.15, 5.228, 5.306, 5.384, 5.462, 5.54, 5.618, 5.696, 5.774, 5.852, 5.93, 6.008, 6.086, 6.164], "y": [4.513, 4.307, 4.109, 3.918, 3.734, 3.557, 3.388, 3.226, 3.072, 2.925, 2.785, 2.652, 2.527, 2.409, 2.298, 2.195, 2.098, 2.01, 1.928, 1.854, 1.787, 1.727, 1.675, 1.63, 1.592, 1.562, 1.539, 1.523, 1.515, 1.513, 1.519, 1.533, 1.554, 1.582, 1.617, 1.659, 1.709, 1.767, 1.831, 1.903, 1.982, 2.068, 2.162, 2.263, 2.371, 2.487, 2.61, 2.74, 2.878, 3.023]}, {"line": {"color": "blue"}, "mode": "lines", "showlegend": false, "type": "scatter", "x": [5.822, 5.829, 5.836, 5.843, 5.85, 5.857, 5.864, 5.871, 5.878, 5.885, 5.892, 5.899, 5.906, 5.913, 5.92, 5.927, 5.934, 5.941, 5.948, 5.955, 5.962, 5.968, 5.975, 5.982, 5.989, 5.996, 6.003, 6.01, 6.017, 6.024, 6.031, 6.038, 6.045, 6.052, 6.059, 6.066, 6.073, 6.08, 6.087, 6.094, 6.101, 6.108, 6.115, 6.122, 6.129, 6.136, 6.143, 6.15, 6.157, 6.164], "y": [3.8, 3.783, 3.765, 3.748, 3.731, 3.714, 3.697, 3.68, 3.663, 3.647, 3.63, 3.613, 3.597, 3.58, 3.563, 3.547, 3.531, 3.514, 3.498, 3.482, 3.466, 3.45, 3.434, 3.418, 3.402, 3.386, 3.37, 3.354, 3.339, 3.323, 3.307, 3.292, 3.276, 3.261, 3.246, 3.23, 3.215, 3.2, 3.185, 3.17, 3.155, 3.14, 3.125, 3.11, 3.095, 3.081, 3.066, 3.052, 3.037, 3.023]}, {"line": {"color": "blue"}, "mode": "lines", "showlegend": false, "type": "scatter", "x": [5.674, 5.684, 5.694, 5.704, 5.714, 5.724, 5.734, 5.744, 5.754, 5.764, 5.774, 5.784, 5.794, 5.804, 5.814, 5.824, 5.834, 5.844, 5.854, 5.864, 5.874, 5.884, 5.894, 5.904, 5.914, 5.924, 5.934, 5.944, 5.954, 5.964, 5.974, 5.984, 5.994, 6.004, 6.014, 6.024, 6.034, 6.044, 6.054, 6.064, 6.074, 6.084, 6.094, 6.104, 6.114, 6.124, 6.134, 6.144, 6.154, 6.164], "y": [3.565, 3.551, 3.538, 3.524, 3.51, 3.497, 3.483, 3.47, 3.457, 3.444, 3.431, 3.418, 3.406, 3.393, 3.381, 3.369, 3.356, 3.344, 3.332, 3.321, 3.309, 3.297, 3.286, 3.275, 3.263, 3.252, 3.241, 3.231, 3.22, 3.209, 3.199, 3.188, 3.178, 3.168, 3.158, 3.148, 3.138, 3.129, 3.119, 3.11, 3.101, 3.092, 3.082, 3.074, 3.065, 3.056, 3.048, 3.039, 3.031, 3.023]}, {"line": {"color": "blue"}, "mode": "lines", "showlegend": false, "type": "scatter", "x": [5.137, 5.158, 5.179, 5.2, 5.221, 5.242, 5.263, 5.284, 5.305, 5.326, 5.347, 5.368, 5.389, 5.41, 5.431, 5.452, 5.473, 5.493, 5.514, 5.535, 5.556, 5.577, 5.598, 5.619, 5.64, 5.661, 5.682, 5.703, 5.724, 5.745, 5.766, 5.787, 5.808, 5.829, 5.85, 5.871, 5.891, 5.912, 5.933, 5.954, 5.975, 5.996, 6.017, 6.038, 6.059, 6.08, 6.101, 6.122, 6.143, 6.164], "y": [3.732, 3.704, 3.678, 3.652, 3.626, 3.601, 3.577, 3.553, 3.529, 3.507, 3.484, 3.462, 3.441, 3.42, 3.4, 3.38, 3.361, 3.342, 3.324, 3.307, 3.29, 3.273, 3.257, 3.241, 3.226, 3.212, 3.198, 3.185, 3.172, 3.159, 3.147, 3.136, 3.125, 3.115, 3.105, 3.096, 3.088, 3.079, 3.072, 3.065, 3.058, 3.052, 3.046, 3.042, 3.037, 3.033, 3.03, 3.027, 3.024, 3.023]}, {"line": {"color": "blue"}, "mode": "lines", "showlegend": false, "type": "scatter", "x": [4.991, 5.015, 5.039, 5.063, 5.087, 5.111, 5.135, 5.158, 5.182, 5.206, 5.23, 5.254, 5.278, 5.302, 5.326, 5.35, 5.374, 5.398, 5.422, 5.446, 5.47, 5.494, 5.517, 5.541, 5.565, 5.589, 5.613, 5.637, 5.661, 5.685, 5.709, 5.733, 5.757, 5.781, 5.805, 5.829, 5.853, 5.877, 5.9, 5.924, 5.948, 5.972, 5.996, 6.02, 6.044, 6.068, 6.092, 6.116, 6.14, 6.164], "y": [3.532, 3.505, 3.479, 3.453, 3.429, 3.404, 3.381, 3.358, 3.336, 3.315, 3.294, 3.274, 3.255, 3.236, 3.218, 3.201, 3.184, 3.168, 3.153, 3.139, 3.125, 3.112, 3.099, 3.087, 3.076, 3.066, 3.056, 3.047, 3.039, 3.031, 3.024, 3.018, 3.012, 3.007, 3.003, 3.0, 2.997, 2.995, 2.993, 2.993, 2.992, 2.993, 2.994, 2.996, 2.999, 3.002, 3.006, 3.011, 3.016, 3.023]}, {"line": {"color": "blue"}, "mode": "lines", "showlegend": false, "type": "scatter", "x": [4.742, 4.771, 4.8, 4.829, 4.858, 4.887, 4.916, 4.945, 4.974, 5.003, 5.032, 5.061, 5.09, 5.119, 5.148, 5.177, 5.206, 5.235, 5.264, 5.293, 5.322, 5.352, 5.381, 5.41, 5.439, 5.468, 5.497, 5.526, 5.555, 5.584, 5.613, 5.642, 5.671, 5.7, 5.729, 5.758, 5.787, 5.816, 5.845, 5.874, 5.903, 5.932, 5.961, 5.99, 6.019, 6.048, 6.077, 6.106, 6.135, 6.164], "y": [3.315, 3.285, 3.256, 3.228, 3.201, 3.174, 3.149, 3.125, 3.102, 3.08, 3.059, 3.039, 3.019, 3.001, 2.984, 2.968, 2.953, 2.939, 2.926, 2.914, 2.903, 2.893, 2.884, 2.876, 2.869, 2.863, 2.858, 2.854, 2.851, 2.849, 2.848, 2.848, 2.849, 2.852, 2.855, 2.859, 2.864, 2.87, 2.877, 2.885, 2.895, 2.905, 2.916, 2.928, 2.941, 2.956, 2.971, 2.987, 3.004, 3.023]}, {"line": {"color": "blue"}, "mode": "lines", "showlegend": false, "type": "scatter", "x": [3.944, 3.989, 4.034, 4.08, 4.125, 4.17, 4.216, 4.261, 4.306, 4.352, 4.397, 4.442, 4.487, 4.533, 4.578, 4.623, 4.669, 4.714, 4.759, 4.805, 4.85, 4.895, 4.941, 4.986, 5.031, 5.076, 5.122, 5.167, 5.212, 5.258, 5.303, 5.348, 5.394, 5.439, 5.484, 5.529, 5.575, 5.62, 5.665, 5.711, 5.756, 5.801, 5.847, 5.892, 5.937, 5.983, 6.028, 6.073, 6.118, 6.164], "y": [4.084, 4.003, 3.925, 3.849, 3.775, 3.704, 3.636, 3.57, 3.507, 3.445, 3.387, 3.331, 3.277, 3.226, 3.177, 3.131, 3.087, 3.046, 3.007, 2.97, 2.936, 2.905, 2.876, 2.849, 2.825, 2.803, 2.784, 2.768, 2.753, 2.741, 2.732, 2.725, 2.721, 2.719, 2.719, 2.722, 2.728, 2.736, 2.746, 2.759, 2.774, 2.792, 2.812, 2.835, 2.86, 2.888, 2.918, 2.95, 2.985, 3.023]}, {"line": {"color": "blue"}, "mode": "lines", "showlegend": false, "type": "scatter", "x": [3.734, 3.784, 3.834, 3.883, 3.933, 3.982, 4.032, 4.081, 4.131, 4.181, 4.23, 4.28, 4.329, 4.379, 4.429, 4.478, 4.528, 4.577, 4.627, 4.676, 4.726, 4.776, 4.825, 4.875, 4.924, 4.974, 5.023, 5.073, 5.123, 5.172, 5.222, 5.271, 5.321, 5.37, 5.42, 5.47, 5.519, 5.569, 5.618, 5.668, 5.718, 5.767, 5.817, 5.866, 5.916, 5.965, 6.015, 6.065, 6.114, 6.164], "y": [4.362, 4.264, 4.169, 4.076, 3.987, 3.901, 3.817, 3.737, 3.659, 3.585, 3.513, 3.445, 3.379, 3.316, 3.257, 3.2, 3.146, 3.095, 3.047, 3.002, 2.96, 2.921, 2.885, 2.851, 2.821, 2.794, 2.769, 2.748, 2.729, 2.714, 2.701, 2.692, 2.685, 2.681, 2.68, 2.683, 2.688, 2.696, 2.707, 2.721, 2.738, 2.758, 2.78, 2.806, 2.835, 2.866, 2.901, 2.939, 2.979, 3.023]}, {"line": {"color": "blue"}, "mode": "lines", "showlegend": false, "type": "scatter", "x": [6.164, 6.189, 6.215, 6.241, 6.266, 6.292, 6.317, 6.343, 6.368, 6.394, 6.42, 6.445, 6.471, 6.496, 6.522, 6.548, 6.573, 6.599, 6.624, 6.65, 6.676, 6.701, 6.727, 6.752, 6.778, 6.803, 6.829, 6.855, 6.88, 6.906, 6.931, 6.957, 6.983, 7.008, 7.034, 7.059, 7.085, 7.111, 7.136, 7.162, 7.187, 7.213, 7.239, 7.264, 7.29, 7.315, 7.341, 7.366, 7.392, 7.418], "y": [3.023, 3.039, 3.056, 3.074, 3.092, 3.112, 3.132, 3.153, 3.175, 3.197, 3.221, 3.245, 3.27, 3.295, 3.322, 3.349, 3.377, 3.406, 3.436, 3.466, 3.497, 3.529, 3.562, 3.596, 3.63, 3.665, 3.701, 3.738, 3.775, 3.814, 3.853, 3.893, 3.933, 3.975, 4.017, 4.06, 4.104, 4.148, 4.194, 4.24, 4.287, 4.334, 4.383, 4.432, 4.482, 4.533, 4.585, 4.637, 4.69, 4.744]}], "layout": {"annotations": [{"font": {"size": 14}, "showarrow": false, "text": "Orthogonal: 37.6381   |   Sq orthogonal: 32.2970", "x": 0.5, "xref": "paper", "y": -0.1, "yref": "paper"}], "height": 700, "margin": {"b": 80, "t": 80}, "title": {"text": "Arbor: pimpi_ABA_D9_set1_day9_20220610_RSA_M248M058LA1511_ABA_Salt104_M248_1_C_noaba.csv   |   G=0.6, alpha=0.106975"}, "width": 850, "xaxis": {"autorange": true, "range": [1.93, 9.262], "title": {"text": "X"}, "type": "linear"}, "yaxis": {"autorange": true, "range": [1.177, 7.898], "title": {"text": "Y"}, "type": "linear"}}}
